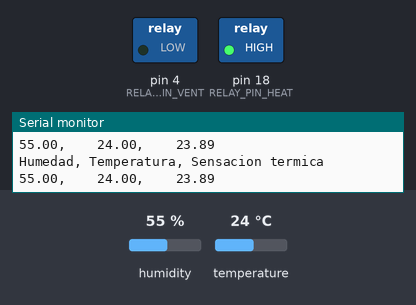
This sketch was run on a simulated Arduino Uno, built with avr-gcc and run on an emulated ATmega328P. Shown: switched loads named in the sketch (green lamp = pin HIGH), the last lines printed to the serial monitor. The inputs (shaded band) are chosen by the test bench; at power-on: temperature 24 °C, humidity 55 %.

Above: at 2.8 s.
2.9 s: temperature set to 8 °C
6.3 s: temperature set to 5 °C
At 10.0 s:
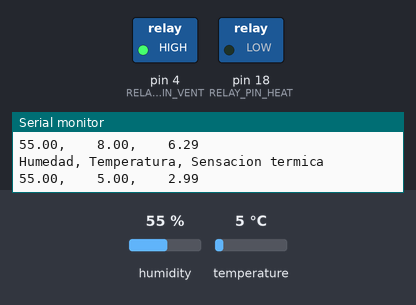
10.6 s: temperature set to 17 °C
14.4 s: temperature set to 20 °C
At 17.7 s:
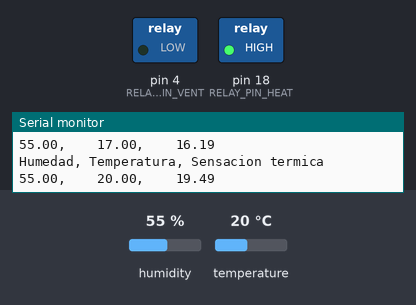
18.7 s: temperature set to 4 °C
At 21.6 s:
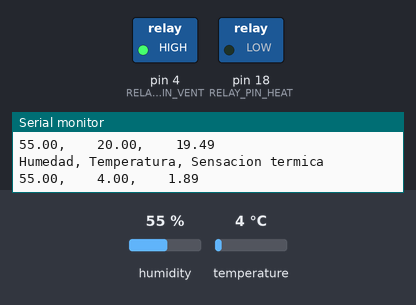
Timing chart, 0 to 23.1 s (numbered marks = the images above; inputs shaded):
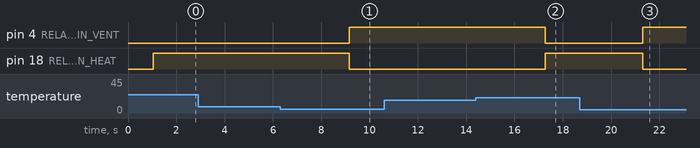

Measured:
- the behaviour switches between 7 and 6 °C on temperature (found by bisection; images 0 and 1)
- the behaviour switches between 18 and 19 °C on temperature (found by bisection; images 1 and 2)
- after the input at 6.3 s, pin 4 (RELAY_PIN_VENT): LOW → HIGH after 2.9 s; pin 18 (RELAY_PIN_HEAT): HIGH → LOW after 2.9 s
- after the input at 14.4 s, pin 4 (RELAY_PIN_VENT): HIGH → LOW after 2.9 s; pin 18 (RELAY_PIN_HEAT): LOW → HIGH after 2.9 s
- after the input at 18.7 s, pin 4 (RELAY_PIN_VENT): LOW → HIGH after 2.6 s; pin 18 (RELAY_PIN_HEAT): HIGH → LOW after 2.6 s

The sketch:

heat_and_fan_control.ino
```cpp
// info

// Ambos relés se activan por low trigger, es decir un 0 lógico (LOW) hará ya sea que se encienda el ventilador o el calefactor,
// y un 1 lógico hará que se apaguen (HIGH)

#include "DHT.h" // lib para mod temp
#define DHTPIN 5 // pin de comunicacion con el sensor de temperatura
#define DHTTYPE DHT11 // referencia del sensor
#define RELAY_PIN_VENT 4 //Data Pin from relay fan
#define RELAY_PIN_HEAT 18 //Data Pin from relay heater

DHT dht(DHTPIN,DHTTYPE); // instancia de objeto de clase DHT

void setup() {
  Serial.begin(9600);
  Serial.println("Probando conexion con sensor de temperatura");
  Serial.print("Humedad, Temperatura, Sensacion termica\n");
  dht.begin(); // inicializamos el obj
  pinMode(RELAY_PIN_VENT , OUTPUT);
  pinMode(RELAY_PIN_HEAT , OUTPUT);

}

void loop() {
   // temperatura

   float humedad = dht.readHumidity();
   float temperatura = dht.readTemperature();
   float hic = dht.computeHeatIndex(temperatura, humedad, false); // sensacion termica en C°

   if (isnan(humedad)|| isnan(temperatura)){
    Serial.println("Error al leer del sensor");
    return;
   }

   // relé
   delay(1000);
   Serial.print("Humedad, Temperatura, Sensacion termica\n");
   Serial.print(humedad);
   Serial.print(",    ");
   Serial.print(temperatura);
   Serial.print(",    ");
   Serial.print(hic);
   Serial.println();

   if(hic > 18 and temperatura > 15){
    digitalWrite(RELAY_PIN_VENT, LOW);
    digitalWrite(RELAY_PIN_HEAT, HIGH);
   }else if(hic < 5 and temperatura < 10){
    digitalWrite(RELAY_PIN_HEAT, LOW);
    digitalWrite(RELAY_PIN_VENT, HIGH);
   }
  };
```
